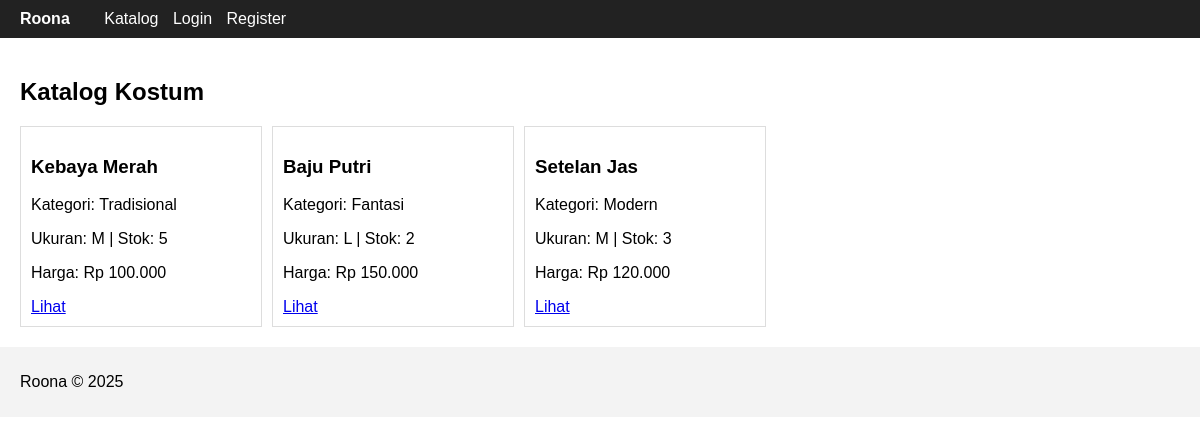
The page /index.php?action=catalog on the database its author committed.
### tables this page shows
CREATE TABLE kostum (
  id INT AUTO_INCREMENT PRIMARY KEY,
  nama VARCHAR(150) NOT NULL,
  kategori_id INT,
  ukuran VARCHAR(50),
  stok INT DEFAULT 0,
  harga_sewa DECIMAL(12,2) NOT NULL,
  deskripsi TEXT,
  created_at TIMESTAMP DEFAULT CURRENT_TIMESTAMP,
  FOREIGN KEY (kategori_id) REFERENCES kategori_kostum(id) ON DELETE SET NULL
);

CREATE TABLE kategori_kostum (
  id INT AUTO_INCREMENT PRIMARY KEY,
  nama VARCHAR(100) NOT NULL
);

### app/controllers/UserController.php (called while the page is built, shortened)
<?php
require_once __DIR__ . '/../models/Kostum.php';
class UserController {
    private $kostum;
    public function __construct($pdo){
        $this->kostum = new Kostum($pdo);
    }
    public function catalog(){
        $items = $this->kostum->all();
        include __DIR__ . '/../views/user/catalog.php';
    }
}

### app/models/Kostum.php (called while the page is built, shortened)
<?php
class Kostum {
    private $pdo;
    public function __construct($pdo){ $this->pdo = $pdo; }
    public function all(){
        $stmt = $this->pdo->query("SELECT k.*, c.nama as kategori FROM kostum k LEFT JOIN kategori_kostum c ON k.kategori_id=c.id ORDER BY k.created_at DESC");
        return $stmt->fetchAll();
    }
}

### app/views/user/catalog.php (the view, shortened to what this page needs)
<?php include __DIR__ . '/../partials/header.php'; ?>
<h2>Katalog Kostum</h2>
<div class="grid">
<?php foreach($items as $it): ?>
  <div class="card">
    <h3><?=htmlspecialchars($it['nama'])?></h3>
    <p>Kategori: <?=htmlspecialchars($it['kategori'] ?? '-')?></p>
    <p>Ukuran: <?=htmlspecialchars($it['ukuran'])?> | Stok: <?=htmlspecialchars($it['stok'])?></p>
    <p>Harga: Rp <?=number_format($it['harga_sewa'],0,',','.')?></p>
    <a href="index.php?action=detail&id=<?=$it['id']?>">Lihat</a>
  </div>
<?php endforeach; ?>
</div>
<?php include __DIR__ . '/../partials/footer.php'; ?>

### public/index.php (shortened to what this page needs)
<?php
require_once __DIR__ . '/../app/db.php';
$userCtrl = new UserController($pdo);
$action = $_GET['action'] ?? 'home';
switch($action){
    case 'catalog':
        $userCtrl->catalog();
        break;
}

### app/views/partials/header.php (shortened to what this page needs)
<!doctype html>
<html>
<head>
  <link rel="stylesheet" href="assets/style.css">
</head>
<body>
<header>
  <a href="index.php?action=catalog"><strong>Roona</strong></a>
  <nav style="display:inline-block; margin-left:20px;">
    <a href="index.php?action=catalog">Katalog</a>
    <?php if(isset($_SESSION['user'])): ?>
      <?php if($_SESSION['user']['role']=='admin'): ?>
        <a href="index.php?action=admin">Admin</a>
      <?php else: ?>
        <a href="index.php?action=my_bookings">My Bookings</a>
      <?php endif; ?>
      <a href="index.php?action=logout">Logout (<?=htmlspecialchars($_SESSION['user']['nama'])?>)</a>
    <?php else: ?>
      <a href="index.php?action=login">Login</a>
      <a href="index.php?action=register">Register</a>
    <?php endif;?>
  </nav>
</header>
<main>

### app/views/partials/footer.php
</main>
<footer style="background:#f3f3f3; padding:10px 20px;">
  <p>Roona &copy; <?=date('Y')?></p>
</footer>
</body>
</html>

### app/views/partials/header.php (style rules this page uses)
body { font-family:Arial,Helvetica,sans-serif; margin:0; padding:0; }
header { background:#222; color:#fff; padding:10px 20px; }
header a { color:#fff; margin-right:10px; text-decoration:none; }
main { padding:20px; }
.grid { display:flex; gap:10px; flex-wrap:wrap; }
.card { border:1px solid #ddd; padding:10px; width:220px; }

### rows shown on the page
kostum: nama "Kebaya Merah", kategori.nama "Tradisional", ukuran "M", stok "5", harga_sewa "100.000"
kostum: nama "Baju Putri", kategori.nama "Fantasi", ukuran "L", stok "2", harga_sewa "150.000"
kostum: nama "Setelan Jas", kategori.nama "Modern", ukuran "M", stok "3", harga_sewa "120.000"
